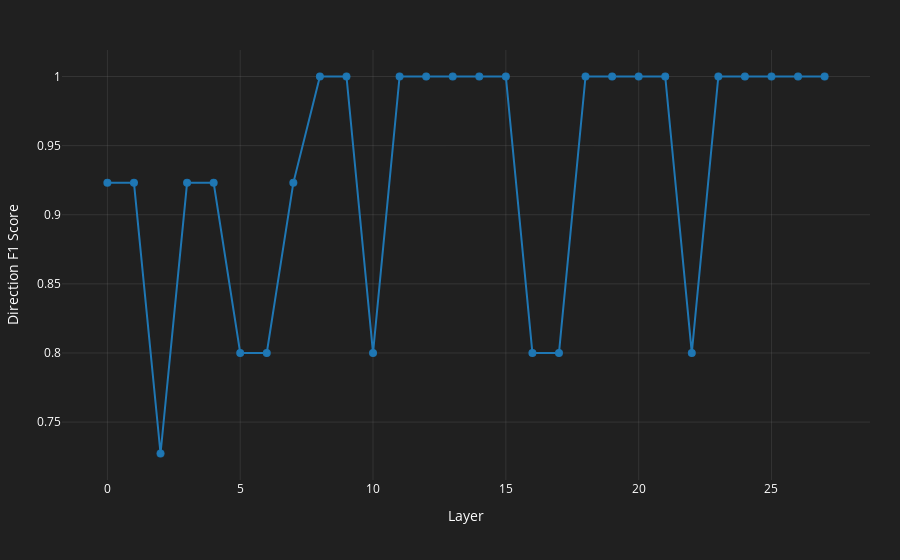
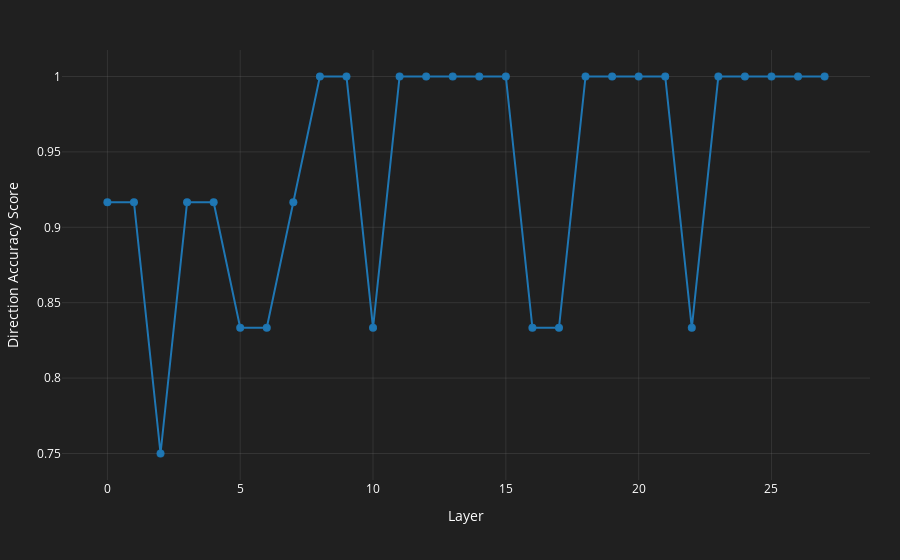
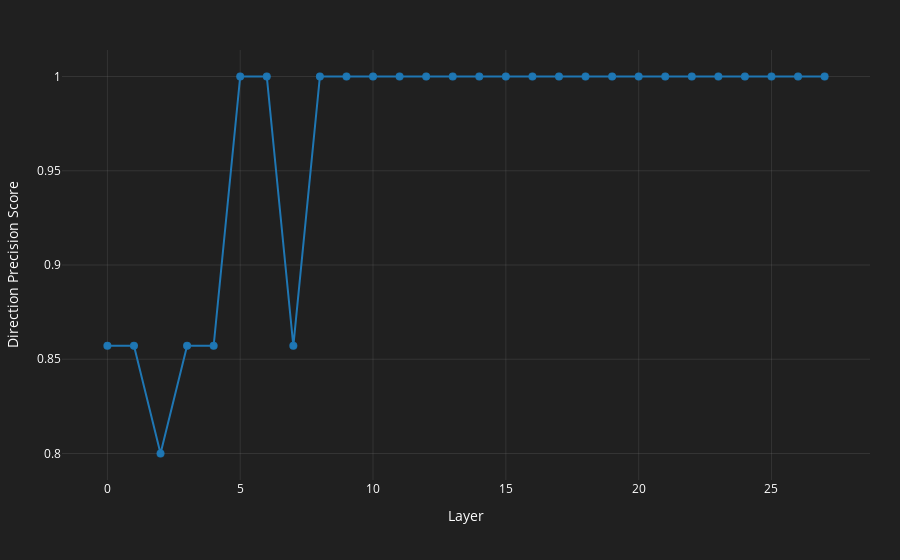
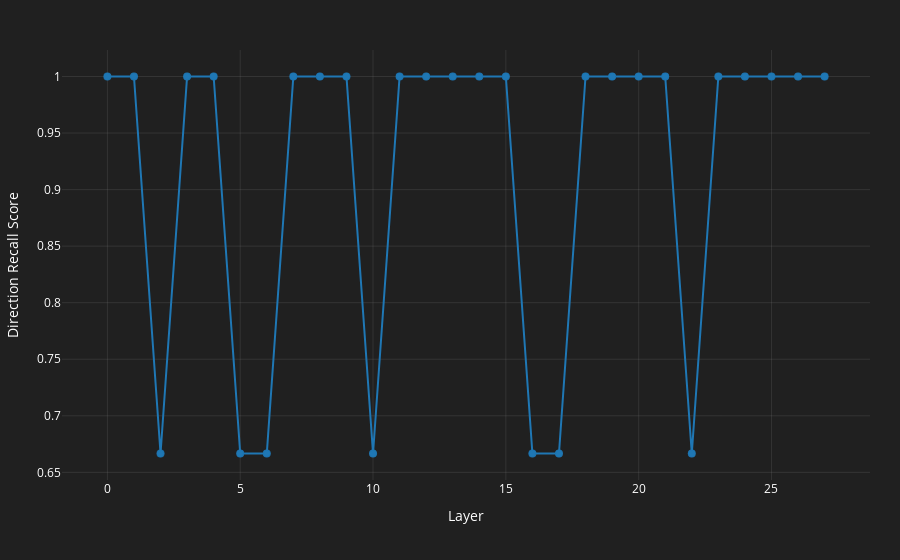

Notebook source saved alongside these figures, in order:
### Code cell
for classifier in ["direction", "logistic_regression"]:
    for metric in ["f1_score", "accuracy_score", "precision_score", "recall_score"]:
        plot_interactive_lineplot(
            res_df_pivot[[f"{classifier}_{metric}"]],
            x_label="Layer",
            y_label=f"{classifier}_{metric}".replace("_", " ").title()
        ).show()

### Figure 1 — Plotly figure (JSON) as saved in the notebook; plotly's stock layout.template omitted (floating-point values rounded to 4 significant figures)
{"data": [{"line": {"color": "#1f77b4", "width": 2}, "marker": {"size": 8}, "mode": "lines+markers", "name": "Mean", "type": "scatter", "x": [0, 1, 2, 3, 4, 5, 6, 7, 8, 9, 10, 11, 12, 13, 14, 15, 16, 17, 18, 19, 20, 21, 22, 23, 24, 25, 26, 27], "y": [0.9231, 0.9231, 0.7273, 0.9231, 0.9231, 0.8, 0.8, 0.9231, 1.0, 1.0, 0.8, 1.0, 1.0, 1.0, 1.0, 1.0, 0.8, 0.8, 1.0, 1.0, 1.0, 1.0, 0.8, 1.0, 1.0, 1.0, 1.0, 1.0]}, {"line": {"width": 0}, "mode": "lines", "name": "Max", "showlegend": false, "type": "scatter", "x": [0, 1, 2, 3, 4, 5, 6, 7, 8, 9, 10, 11, 12, 13, 14, 15, 16, 17, 18, 19, 20, 21, 22, 23, 24, 25, 26, 27], "y": [0.9231, 0.9231, 0.7273, 0.9231, 0.9231, 0.8, 0.8, 0.9231, 1.0, 1.0, 0.8, 1.0, 1.0, 1.0, 1.0, 1.0, 0.8, 0.8, 1.0, 1.0, 1.0, 1.0, 0.8, 1.0, 1.0, 1.0, 1.0, 1.0]}, {"fill": "tonexty", "fillcolor": "rgba(68, 138, 255, 0.1)", "line": {"width": 0}, "mode": "lines", "name": "Min", "showlegend": false, "type": "scatter", "x": [0, 1, 2, 3, 4, 5, 6, 7, 8, 9, 10, 11, 12, 13, 14, 15, 16, 17, 18, 19, 20, 21, 22, 23, 24, 25, 26, 27], "y": [0.9231, 0.9231, 0.7273, 0.9231, 0.9231, 0.8, 0.8, 0.9231, 1.0, 1.0, 0.8, 1.0, 1.0, 1.0, 1.0, 1.0, 0.8, 0.8, 1.0, 1.0, 1.0, 1.0, 0.8, 1.0, 1.0, 1.0, 1.0, 1.0]}, {"line": {"width": 0}, "mode": "lines", "name": "+1 STD", "showlegend": false, "type": "scatter", "x": [0, 1, 2, 3, 4, 5, 6, 7, 8, 9, 10, 11, 12, 13, 14, 15, 16, 17, 18, 19, 20, 21, 22, 23, 24, 25, 26, 27], "y": [0.9231, 0.9231, 0.7273, 0.9231, 0.9231, 0.8, 0.8, 0.9231, 1.0, 1.0, 0.8, 1.0, 1.0, 1.0, 1.0, 1.0, 0.8, 0.8, 1.0, 1.0, 1.0, 1.0, 0.8, 1.0, 1.0, 1.0, 1.0, 1.0]}, {"fill": "tonexty", "fillcolor": "rgba(68, 138, 255, 0.3)", "line": {"width": 0}, "mode": "lines", "name": "-1 STD", "showlegend": false, "type": "scatter", "x": [0, 1, 2, 3, 4, 5, 6, 7, 8, 9, 10, 11, 12, 13, 14, 15, 16, 17, 18, 19, 20, 21, 22, 23, 24, 25, 26, 27], "y": [0.9231, 0.9231, 0.7273, 0.9231, 0.9231, 0.8, 0.8, 0.9231, 1.0, 1.0, 0.8, 1.0, 1.0, 1.0, 1.0, 1.0, 0.8, 0.8, 1.0, 1.0, 1.0, 1.0, 0.8, 1.0, 1.0, 1.0, 1.0, 1.0]}, {"marker": {"color": "#1f77b4", "opacity": 0.5, "size": 6}, "mode": "markers", "name": "Fold ('direction_f1_score', 0)", "showlegend": false, "type": "scatter", "x": [0, 1, 2, 3, 4, 5, 6, 7, 8, 9, 10, 11, 12, 13, 14, 15, 16, 17, 18, 19, 20, 21, 22, 23, 24, 25, 26, 27], "y": [0.9231, 0.9231, 0.7273, 0.9231, 0.9231, 0.8, 0.8, 0.9231, 1.0, 1.0, 0.8, 1.0, 1.0, 1.0, 1.0, 1.0, 0.8, 0.8, 1.0, 1.0, 1.0, 1.0, 0.8, 1.0, 1.0, 1.0, 1.0, 1.0]}, {"marker": {"color": "#1f77b4", "opacity": 0.5, "size": 6}, "mode": "markers", "name": "Fold ('direction_f1_score', 1)", "showlegend": false, "type": "scatter", "x": [0, 1, 2, 3, 4, 5, 6, 7, 8, 9, 10, 11, 12, 13, 14, 15, 16, 17, 18, 19, 20, 21, 22, 23, 24, 25, 26, 27], "y": [0.9231, 0.9231, 0.7273, 0.9231, 0.9231, 0.8, 0.8, 0.9231, 1.0, 1.0, 0.8, 1.0, 1.0, 1.0, 1.0, 1.0, 0.8, 0.8, 1.0, 1.0, 1.0, 1.0, 0.8, 1.0, 1.0, 1.0, 1.0, 1.0]}, {"marker": {"color": "#1f77b4", "opacity": 0.5, "size": 6}, "mode": "markers", "name": "Fold ('direction_f1_score', 2)", "showlegend": false, "type": "scatter", "x": [0, 1, 2, 3, 4, 5, 6, 7, 8, 9, 10, 11, 12, 13, 14, 15, 16, 17, 18, 19, 20, 21, 22, 23, 24, 25, 26, 27], "y": [0.9231, 0.9231, 0.7273, 0.9231, 0.9231, 0.8, 0.8, 0.9231, 1.0, 1.0, 0.8, 1.0, 1.0, 1.0, 1.0, 1.0, 0.8, 0.8, 1.0, 1.0, 1.0, 1.0, 0.8, 1.0, 1.0, 1.0, 1.0, 1.0]}, {"marker": {"color": "#1f77b4", "opacity": 0.5, "size": 6}, "mode": "markers", "name": "Fold ('direction_f1_score', 3)", "showlegend": false, "type": "scatter", "x": [0, 1, 2, 3, 4, 5, 6, 7, 8, 9, 10, 11, 12, 13, 14, 15, 16, 17, 18, 19, 20, 21, 22, 23, 24, 25, 26, 27], "y": [0.9231, 0.9231, 0.7273, 0.9231, 0.9231, 0.8, 0.8, 0.9231, 1.0, 1.0, 0.8, 1.0, 1.0, 1.0, 1.0, 1.0, 0.8, 0.8, 1.0, 1.0, 1.0, 1.0, 0.8, 1.0, 1.0, 1.0, 1.0, 1.0]}, {"marker": {"color": "#1f77b4", "opacity": 0.5, "size": 6}, "mode": "markers", "name": "Fold ('direction_f1_score', 4)", "showlegend": false, "type": "scatter", "x": [0, 1, 2, 3, 4, 5, 6, 7, 8, 9, 10, 11, 12, 13, 14, 15, 16, 17, 18, 19, 20, 21, 22, 23, 24, 25, 26, 27], "y": [0.9231, 0.9231, 0.7273, 0.9231, 0.9231, 0.8, 0.8, 0.9231, 1.0, 1.0, 0.8, 1.0, 1.0, 1.0, 1.0, 1.0, 0.8, 0.8, 1.0, 1.0, 1.0, 1.0, 0.8, 1.0, 1.0, 1.0, 1.0, 1.0]}], "layout": {"font": {"color": "white"}, "margin": {"l": 50, "r": 30, "t": 50}, "paper_bgcolor": "rgba(32, 32, 32, 1)", "plot_bgcolor": "rgba(32, 32, 32, 1)", "showlegend": false, "title": {}, "xaxis": {"gridcolor": "rgba(128, 128, 128, 0.2)", "title": {"text": "Layer"}, "zeroline": false}, "yaxis": {"gridcolor": "rgba(128, 128, 128, 0.2)", "title": {"text": "Direction F1 Score"}, "zeroline": false}}}

### Figure 2 — Plotly figure (JSON) as saved in the notebook; plotly's stock layout.template omitted (floating-point values rounded to 4 significant figures)
{"data": [{"line": {"color": "#1f77b4", "width": 2}, "marker": {"size": 8}, "mode": "lines+markers", "name": "Mean", "type": "scatter", "x": [0, 1, 2, 3, 4, 5, 6, 7, 8, 9, 10, 11, 12, 13, 14, 15, 16, 17, 18, 19, 20, 21, 22, 23, 24, 25, 26, 27], "y": [0.9167, 0.9167, 0.75, 0.9167, 0.9167, 0.8333, 0.8333, 0.9167, 1.0, 1.0, 0.8333, 1.0, 1.0, 1.0, 1.0, 1.0, 0.8333, 0.8333, 1.0, 1.0, 1.0, 1.0, 0.8333, 1.0, 1.0, 1.0, 1.0, 1.0]}, {"line": {"width": 0}, "mode": "lines", "name": "Max", "showlegend": false, "type": "scatter", "x": [0, 1, 2, 3, 4, 5, 6, 7, 8, 9, 10, 11, 12, 13, 14, 15, 16, 17, 18, 19, 20, 21, 22, 23, 24, 25, 26, 27], "y": [0.9167, 0.9167, 0.75, 0.9167, 0.9167, 0.8333, 0.8333, 0.9167, 1.0, 1.0, 0.8333, 1.0, 1.0, 1.0, 1.0, 1.0, 0.8333, 0.8333, 1.0, 1.0, 1.0, 1.0, 0.8333, 1.0, 1.0, 1.0, 1.0, 1.0]}, {"fill": "tonexty", "fillcolor": "rgba(68, 138, 255, 0.1)", "line": {"width": 0}, "mode": "lines", "name": "Min", "showlegend": false, "type": "scatter", "x": [0, 1, 2, 3, 4, 5, 6, 7, 8, 9, 10, 11, 12, 13, 14, 15, 16, 17, 18, 19, 20, 21, 22, 23, 24, 25, 26, 27], "y": [0.9167, 0.9167, 0.75, 0.9167, 0.9167, 0.8333, 0.8333, 0.9167, 1.0, 1.0, 0.8333, 1.0, 1.0, 1.0, 1.0, 1.0, 0.8333, 0.8333, 1.0, 1.0, 1.0, 1.0, 0.8333, 1.0, 1.0, 1.0, 1.0, 1.0]}, {"line": {"width": 0}, "mode": "lines", "name": "+1 STD", "showlegend": false, "type": "scatter", "x": [0, 1, 2, 3, 4, 5, 6, 7, 8, 9, 10, 11, 12, 13, 14, 15, 16, 17, 18, 19, 20, 21, 22, 23, 24, 25, 26, 27], "y": [0.9167, 0.9167, 0.75, 0.9167, 0.9167, 0.8333, 0.8333, 0.9167, 1.0, 1.0, 0.8333, 1.0, 1.0, 1.0, 1.0, 1.0, 0.8333, 0.8333, 1.0, 1.0, 1.0, 1.0, 0.8333, 1.0, 1.0, 1.0, 1.0, 1.0]}, {"fill": "tonexty", "fillcolor": "rgba(68, 138, 255, 0.3)", "line": {"width": 0}, "mode": "lines", "name": "-1 STD", "showlegend": false, "type": "scatter", "x": [0, 1, 2, 3, 4, 5, 6, 7, 8, 9, 10, 11, 12, 13, 14, 15, 16, 17, 18, 19, 20, 21, 22, 23, 24, 25, 26, 27], "y": [0.9167, 0.9167, 0.75, 0.9167, 0.9167, 0.8333, 0.8333, 0.9167, 1.0, 1.0, 0.8333, 1.0, 1.0, 1.0, 1.0, 1.0, 0.8333, 0.8333, 1.0, 1.0, 1.0, 1.0, 0.8333, 1.0, 1.0, 1.0, 1.0, 1.0]}, {"marker": {"color": "#1f77b4", "opacity": 0.5, "size": 6}, "mode": "markers", "name": "Fold ('direction_accuracy_score', 0)", "showlegend": false, "type": "scatter", "x": [0, 1, 2, 3, 4, 5, 6, 7, 8, 9, 10, 11, 12, 13, 14, 15, 16, 17, 18, 19, 20, 21, 22, 23, 24, 25, 26, 27], "y": [0.9167, 0.9167, 0.75, 0.9167, 0.9167, 0.8333, 0.8333, 0.9167, 1.0, 1.0, 0.8333, 1.0, 1.0, 1.0, 1.0, 1.0, 0.8333, 0.8333, 1.0, 1.0, 1.0, 1.0, 0.8333, 1.0, 1.0, 1.0, 1.0, 1.0]}, {"marker": {"color": "#1f77b4", "opacity": 0.5, "size": 6}, "mode": "markers", "name": "Fold ('direction_accuracy_score', 1)", "showlegend": false, "type": "scatter", "x": [0, 1, 2, 3, 4, 5, 6, 7, 8, 9, 10, 11, 12, 13, 14, 15, 16, 17, 18, 19, 20, 21, 22, 23, 24, 25, 26, 27], "y": [0.9167, 0.9167, 0.75, 0.9167, 0.9167, 0.8333, 0.8333, 0.9167, 1.0, 1.0, 0.8333, 1.0, 1.0, 1.0, 1.0, 1.0, 0.8333, 0.8333, 1.0, 1.0, 1.0, 1.0, 0.8333, 1.0, 1.0, 1.0, 1.0, 1.0]}, {"marker": {"color": "#1f77b4", "opacity": 0.5, "size": 6}, "mode": "markers", "name": "Fold ('direction_accuracy_score', 2)", "showlegend": false, "type": "scatter", "x": [0, 1, 2, 3, 4, 5, 6, 7, 8, 9, 10, 11, 12, 13, 14, 15, 16, 17, 18, 19, 20, 21, 22, 23, 24, 25, 26, 27], "y": [0.9167, 0.9167, 0.75, 0.9167, 0.9167, 0.8333, 0.8333, 0.9167, 1.0, 1.0, 0.8333, 1.0, 1.0, 1.0, 1.0, 1.0, 0.8333, 0.8333, 1.0, 1.0, 1.0, 1.0, 0.8333, 1.0, 1.0, 1.0, 1.0, 1.0]}, {"marker": {"color": "#1f77b4", "opacity": 0.5, "size": 6}, "mode": "markers", "name": "Fold ('direction_accuracy_score', 3)", "showlegend": false, "type": "scatter", "x": [0, 1, 2, 3, 4, 5, 6, 7, 8, 9, 10, 11, 12, 13, 14, 15, 16, 17, 18, 19, 20, 21, 22, 23, 24, 25, 26, 27], "y": [0.9167, 0.9167, 0.75, 0.9167, 0.9167, 0.8333, 0.8333, 0.9167, 1.0, 1.0, 0.8333, 1.0, 1.0, 1.0, 1.0, 1.0, 0.8333, 0.8333, 1.0, 1.0, 1.0, 1.0, 0.8333, 1.0, 1.0, 1.0, 1.0, 1.0]}, {"marker": {"color": "#1f77b4", "opacity": 0.5, "size": 6}, "mode": "markers", "name": "Fold ('direction_accuracy_score', 4)", "showlegend": false, "type": "scatter", "x": [0, 1, 2, 3, 4, 5, 6, 7, 8, 9, 10, 11, 12, 13, 14, 15, 16, 17, 18, 19, 20, 21, 22, 23, 24, 25, 26, 27], "y": [0.9167, 0.9167, 0.75, 0.9167, 0.9167, 0.8333, 0.8333, 0.9167, 1.0, 1.0, 0.8333, 1.0, 1.0, 1.0, 1.0, 1.0, 0.8333, 0.8333, 1.0, 1.0, 1.0, 1.0, 0.8333, 1.0, 1.0, 1.0, 1.0, 1.0]}], "layout": {"font": {"color": "white"}, "margin": {"l": 50, "r": 30, "t": 50}, "paper_bgcolor": "rgba(32, 32, 32, 1)", "plot_bgcolor": "rgba(32, 32, 32, 1)", "showlegend": false, "title": {}, "xaxis": {"gridcolor": "rgba(128, 128, 128, 0.2)", "title": {"text": "Layer"}, "zeroline": false}, "yaxis": {"gridcolor": "rgba(128, 128, 128, 0.2)", "title": {"text": "Direction Accuracy Score"}, "zeroline": false}}}

### Figure 3 — Plotly figure (JSON) as saved in the notebook; plotly's stock layout.template omitted (floating-point values rounded to 4 significant figures)
{"data": [{"line": {"color": "#1f77b4", "width": 2}, "marker": {"size": 8}, "mode": "lines+markers", "name": "Mean", "type": "scatter", "x": [0, 1, 2, 3, 4, 5, 6, 7, 8, 9, 10, 11, 12, 13, 14, 15, 16, 17, 18, 19, 20, 21, 22, 23, 24, 25, 26, 27], "y": [0.8571, 0.8571, 0.8, 0.8571, 0.8571, 1.0, 1.0, 0.8571, 1.0, 1.0, 1.0, 1.0, 1.0, 1.0, 1.0, 1.0, 1.0, 1.0, 1.0, 1.0, 1.0, 1.0, 1.0, 1.0, 1.0, 1.0, 1.0, 1.0]}, {"line": {"width": 0}, "mode": "lines", "name": "Max", "showlegend": false, "type": "scatter", "x": [0, 1, 2, 3, 4, 5, 6, 7, 8, 9, 10, 11, 12, 13, 14, 15, 16, 17, 18, 19, 20, 21, 22, 23, 24, 25, 26, 27], "y": [0.8571, 0.8571, 0.8, 0.8571, 0.8571, 1.0, 1.0, 0.8571, 1.0, 1.0, 1.0, 1.0, 1.0, 1.0, 1.0, 1.0, 1.0, 1.0, 1.0, 1.0, 1.0, 1.0, 1.0, 1.0, 1.0, 1.0, 1.0, 1.0]}, {"fill": "tonexty", "fillcolor": "rgba(68, 138, 255, 0.1)", "line": {"width": 0}, "mode": "lines", "name": "Min", "showlegend": false, "type": "scatter", "x": [0, 1, 2, 3, 4, 5, 6, 7, 8, 9, 10, 11, 12, 13, 14, 15, 16, 17, 18, 19, 20, 21, 22, 23, 24, 25, 26, 27], "y": [0.8571, 0.8571, 0.8, 0.8571, 0.8571, 1.0, 1.0, 0.8571, 1.0, 1.0, 1.0, 1.0, 1.0, 1.0, 1.0, 1.0, 1.0, 1.0, 1.0, 1.0, 1.0, 1.0, 1.0, 1.0, 1.0, 1.0, 1.0, 1.0]}, {"line": {"width": 0}, "mode": "lines", "name": "+1 STD", "showlegend": false, "type": "scatter", "x": [0, 1, 2, 3, 4, 5, 6, 7, 8, 9, 10, 11, 12, 13, 14, 15, 16, 17, 18, 19, 20, 21, 22, 23, 24, 25, 26, 27], "y": [0.8571, 0.8571, 0.8, 0.8571, 0.8571, 1.0, 1.0, 0.8571, 1.0, 1.0, 1.0, 1.0, 1.0, 1.0, 1.0, 1.0, 1.0, 1.0, 1.0, 1.0, 1.0, 1.0, 1.0, 1.0, 1.0, 1.0, 1.0, 1.0]}, {"fill": "tonexty", "fillcolor": "rgba(68, 138, 255, 0.3)", "line": {"width": 0}, "mode": "lines", "name": "-1 STD", "showlegend": false, "type": "scatter", "x": [0, 1, 2, 3, 4, 5, 6, 7, 8, 9, 10, 11, 12, 13, 14, 15, 16, 17, 18, 19, 20, 21, 22, 23, 24, 25, 26, 27], "y": [0.8571, 0.8571, 0.8, 0.8571, 0.8571, 1.0, 1.0, 0.8571, 1.0, 1.0, 1.0, 1.0, 1.0, 1.0, 1.0, 1.0, 1.0, 1.0, 1.0, 1.0, 1.0, 1.0, 1.0, 1.0, 1.0, 1.0, 1.0, 1.0]}, {"marker": {"color": "#1f77b4", "opacity": 0.5, "size": 6}, "mode": "markers", "name": "Fold ('direction_precision_score', 0)", "showlegend": false, "type": "scatter", "x": [0, 1, 2, 3, 4, 5, 6, 7, 8, 9, 10, 11, 12, 13, 14, 15, 16, 17, 18, 19, 20, 21, 22, 23, 24, 25, 26, 27], "y": [0.8571, 0.8571, 0.8, 0.8571, 0.8571, 1.0, 1.0, 0.8571, 1.0, 1.0, 1.0, 1.0, 1.0, 1.0, 1.0, 1.0, 1.0, 1.0, 1.0, 1.0, 1.0, 1.0, 1.0, 1.0, 1.0, 1.0, 1.0, 1.0]}, {"marker": {"color": "#1f77b4", "opacity": 0.5, "size": 6}, "mode": "markers", "name": "Fold ('direction_precision_score', 1)", "showlegend": false, "type": "scatter", "x": [0, 1, 2, 3, 4, 5, 6, 7, 8, 9, 10, 11, 12, 13, 14, 15, 16, 17, 18, 19, 20, 21, 22, 23, 24, 25, 26, 27], "y": [0.8571, 0.8571, 0.8, 0.8571, 0.8571, 1.0, 1.0, 0.8571, 1.0, 1.0, 1.0, 1.0, 1.0, 1.0, 1.0, 1.0, 1.0, 1.0, 1.0, 1.0, 1.0, 1.0, 1.0, 1.0, 1.0, 1.0, 1.0, 1.0]}, {"marker": {"color": "#1f77b4", "opacity": 0.5, "size": 6}, "mode": "markers", "name": "Fold ('direction_precision_score', 2)", "showlegend": false, "type": "scatter", "x": [0, 1, 2, 3, 4, 5, 6, 7, 8, 9, 10, 11, 12, 13, 14, 15, 16, 17, 18, 19, 20, 21, 22, 23, 24, 25, 26, 27], "y": [0.8571, 0.8571, 0.8, 0.8571, 0.8571, 1.0, 1.0, 0.8571, 1.0, 1.0, 1.0, 1.0, 1.0, 1.0, 1.0, 1.0, 1.0, 1.0, 1.0, 1.0, 1.0, 1.0, 1.0, 1.0, 1.0, 1.0, 1.0, 1.0]}, {"marker": {"color": "#1f77b4", "opacity": 0.5, "size": 6}, "mode": "markers", "name": "Fold ('direction_precision_score', 3)", "showlegend": false, "type": "scatter", "x": [0, 1, 2, 3, 4, 5, 6, 7, 8, 9, 10, 11, 12, 13, 14, 15, 16, 17, 18, 19, 20, 21, 22, 23, 24, 25, 26, 27], "y": [0.8571, 0.8571, 0.8, 0.8571, 0.8571, 1.0, 1.0, 0.8571, 1.0, 1.0, 1.0, 1.0, 1.0, 1.0, 1.0, 1.0, 1.0, 1.0, 1.0, 1.0, 1.0, 1.0, 1.0, 1.0, 1.0, 1.0, 1.0, 1.0]}, {"marker": {"color": "#1f77b4", "opacity": 0.5, "size": 6}, "mode": "markers", "name": "Fold ('direction_precision_score', 4)", "showlegend": false, "type": "scatter", "x": [0, 1, 2, 3, 4, 5, 6, 7, 8, 9, 10, 11, 12, 13, 14, 15, 16, 17, 18, 19, 20, 21, 22, 23, 24, 25, 26, 27], "y": [0.8571, 0.8571, 0.8, 0.8571, 0.8571, 1.0, 1.0, 0.8571, 1.0, 1.0, 1.0, 1.0, 1.0, 1.0, 1.0, 1.0, 1.0, 1.0, 1.0, 1.0, 1.0, 1.0, 1.0, 1.0, 1.0, 1.0, 1.0, 1.0]}], "layout": {"font": {"color": "white"}, "margin": {"l": 50, "r": 30, "t": 50}, "paper_bgcolor": "rgba(32, 32, 32, 1)", "plot_bgcolor": "rgba(32, 32, 32, 1)", "showlegend": false, "title": {}, "xaxis": {"gridcolor": "rgba(128, 128, 128, 0.2)", "title": {"text": "Layer"}, "zeroline": false}, "yaxis": {"gridcolor": "rgba(128, 128, 128, 0.2)", "title": {"text": "Direction Precision Score"}, "zeroline": false}}}

### Figure 4 — Plotly figure (JSON) as saved in the notebook; plotly's stock layout.template omitted (floating-point values rounded to 4 significant figures)
{"data": [{"line": {"color": "#1f77b4", "width": 2}, "marker": {"size": 8}, "mode": "lines+markers", "name": "Mean", "type": "scatter", "x": [0, 1, 2, 3, 4, 5, 6, 7, 8, 9, 10, 11, 12, 13, 14, 15, 16, 17, 18, 19, 20, 21, 22, 23, 24, 25, 26, 27], "y": [1.0, 1.0, 0.6667, 1.0, 1.0, 0.6667, 0.6667, 1.0, 1.0, 1.0, 0.6667, 1.0, 1.0, 1.0, 1.0, 1.0, 0.6667, 0.6667, 1.0, 1.0, 1.0, 1.0, 0.6667, 1.0, 1.0, 1.0, 1.0, 1.0]}, {"line": {"width": 0}, "mode": "lines", "name": "Max", "showlegend": false, "type": "scatter", "x": [0, 1, 2, 3, 4, 5, 6, 7, 8, 9, 10, 11, 12, 13, 14, 15, 16, 17, 18, 19, 20, 21, 22, 23, 24, 25, 26, 27], "y": [1.0, 1.0, 0.6667, 1.0, 1.0, 0.6667, 0.6667, 1.0, 1.0, 1.0, 0.6667, 1.0, 1.0, 1.0, 1.0, 1.0, 0.6667, 0.6667, 1.0, 1.0, 1.0, 1.0, 0.6667, 1.0, 1.0, 1.0, 1.0, 1.0]}, {"fill": "tonexty", "fillcolor": "rgba(68, 138, 255, 0.1)", "line": {"width": 0}, "mode": "lines", "name": "Min", "showlegend": false, "type": "scatter", "x": [0, 1, 2, 3, 4, 5, 6, 7, 8, 9, 10, 11, 12, 13, 14, 15, 16, 17, 18, 19, 20, 21, 22, 23, 24, 25, 26, 27], "y": [1.0, 1.0, 0.6667, 1.0, 1.0, 0.6667, 0.6667, 1.0, 1.0, 1.0, 0.6667, 1.0, 1.0, 1.0, 1.0, 1.0, 0.6667, 0.6667, 1.0, 1.0, 1.0, 1.0, 0.6667, 1.0, 1.0, 1.0, 1.0, 1.0]}, {"line": {"width": 0}, "mode": "lines", "name": "+1 STD", "showlegend": false, "type": "scatter", "x": [0, 1, 2, 3, 4, 5, 6, 7, 8, 9, 10, 11, 12, 13, 14, 15, 16, 17, 18, 19, 20, 21, 22, 23, 24, 25, 26, 27], "y": [1.0, 1.0, 0.6667, 1.0, 1.0, 0.6667, 0.6667, 1.0, 1.0, 1.0, 0.6667, 1.0, 1.0, 1.0, 1.0, 1.0, 0.6667, 0.6667, 1.0, 1.0, 1.0, 1.0, 0.6667, 1.0, 1.0, 1.0, 1.0, 1.0]}, {"fill": "tonexty", "fillcolor": "rgba(68, 138, 255, 0.3)", "line": {"width": 0}, "mode": "lines", "name": "-1 STD", "showlegend": false, "type": "scatter", "x": [0, 1, 2, 3, 4, 5, 6, 7, 8, 9, 10, 11, 12, 13, 14, 15, 16, 17, 18, 19, 20, 21, 22, 23, 24, 25, 26, 27], "y": [1.0, 1.0, 0.6667, 1.0, 1.0, 0.6667, 0.6667, 1.0, 1.0, 1.0, 0.6667, 1.0, 1.0, 1.0, 1.0, 1.0, 0.6667, 0.6667, 1.0, 1.0, 1.0, 1.0, 0.6667, 1.0, 1.0, 1.0, 1.0, 1.0]}, {"marker": {"color": "#1f77b4", "opacity": 0.5, "size": 6}, "mode": "markers", "name": "Fold ('direction_recall_score', 0)", "showlegend": false, "type": "scatter", "x": [0, 1, 2, 3, 4, 5, 6, 7, 8, 9, 10, 11, 12, 13, 14, 15, 16, 17, 18, 19, 20, 21, 22, 23, 24, 25, 26, 27], "y": [1.0, 1.0, 0.6667, 1.0, 1.0, 0.6667, 0.6667, 1.0, 1.0, 1.0, 0.6667, 1.0, 1.0, 1.0, 1.0, 1.0, 0.6667, 0.6667, 1.0, 1.0, 1.0, 1.0, 0.6667, 1.0, 1.0, 1.0, 1.0, 1.0]}, {"marker": {"color": "#1f77b4", "opacity": 0.5, "size": 6}, "mode": "markers", "name": "Fold ('direction_recall_score', 1)", "showlegend": false, "type": "scatter", "x": [0, 1, 2, 3, 4, 5, 6, 7, 8, 9, 10, 11, 12, 13, 14, 15, 16, 17, 18, 19, 20, 21, 22, 23, 24, 25, 26, 27], "y": [1.0, 1.0, 0.6667, 1.0, 1.0, 0.6667, 0.6667, 1.0, 1.0, 1.0, 0.6667, 1.0, 1.0, 1.0, 1.0, 1.0, 0.6667, 0.6667, 1.0, 1.0, 1.0, 1.0, 0.6667, 1.0, 1.0, 1.0, 1.0, 1.0]}, {"marker": {"color": "#1f77b4", "opacity": 0.5, "size": 6}, "mode": "markers", "name": "Fold ('direction_recall_score', 2)", "showlegend": false, "type": "scatter", "x": [0, 1, 2, 3, 4, 5, 6, 7, 8, 9, 10, 11, 12, 13, 14, 15, 16, 17, 18, 19, 20, 21, 22, 23, 24, 25, 26, 27], "y": [1.0, 1.0, 0.6667, 1.0, 1.0, 0.6667, 0.6667, 1.0, 1.0, 1.0, 0.6667, 1.0, 1.0, 1.0, 1.0, 1.0, 0.6667, 0.6667, 1.0, 1.0, 1.0, 1.0, 0.6667, 1.0, 1.0, 1.0, 1.0, 1.0]}, {"marker": {"color": "#1f77b4", "opacity": 0.5, "size": 6}, "mode": "markers", "name": "Fold ('direction_recall_score', 3)", "showlegend": false, "type": "scatter", "x": [0, 1, 2, 3, 4, 5, 6, 7, 8, 9, 10, 11, 12, 13, 14, 15, 16, 17, 18, 19, 20, 21, 22, 23, 24, 25, 26, 27], "y": [1.0, 1.0, 0.6667, 1.0, 1.0, 0.6667, 0.6667, 1.0, 1.0, 1.0, 0.6667, 1.0, 1.0, 1.0, 1.0, 1.0, 0.6667, 0.6667, 1.0, 1.0, 1.0, 1.0, 0.6667, 1.0, 1.0, 1.0, 1.0, 1.0]}, {"marker": {"color": "#1f77b4", "opacity": 0.5, "size": 6}, "mode": "markers", "name": "Fold ('direction_recall_score', 4)", "showlegend": false, "type": "scatter", "x": [0, 1, 2, 3, 4, 5, 6, 7, 8, 9, 10, 11, 12, 13, 14, 15, 16, 17, 18, 19, 20, 21, 22, 23, 24, 25, 26, 27], "y": [1.0, 1.0, 0.6667, 1.0, 1.0, 0.6667, 0.6667, 1.0, 1.0, 1.0, 0.6667, 1.0, 1.0, 1.0, 1.0, 1.0, 0.6667, 0.6667, 1.0, 1.0, 1.0, 1.0, 0.6667, 1.0, 1.0, 1.0, 1.0, 1.0]}], "layout": {"font": {"color": "white"}, "margin": {"l": 50, "r": 30, "t": 50}, "paper_bgcolor": "rgba(32, 32, 32, 1)", "plot_bgcolor": "rgba(32, 32, 32, 1)", "showlegend": false, "title": {}, "xaxis": {"gridcolor": "rgba(128, 128, 128, 0.2)", "title": {"text": "Layer"}, "zeroline": false}, "yaxis": {"gridcolor": "rgba(128, 128, 128, 0.2)", "title": {"text": "Direction Recall Score"}, "zeroline": false}}}
